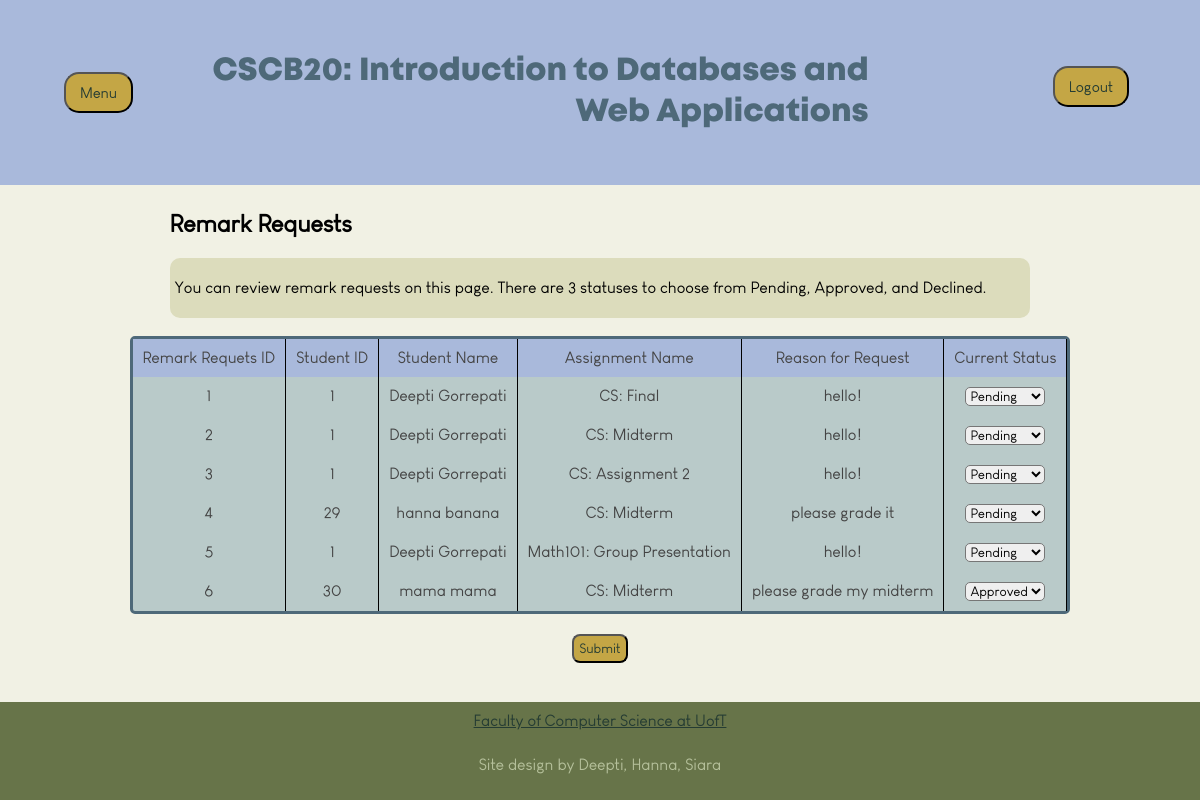
The page /viewremarkrequests (signed in) on the database its author committed.
### app.py (models this page shows)
class RemarkRequests(db.Model):
    __tablename__ = 'remarkrequests'
    remark_id = db.Column(db.Integer, primary_key=True, autoincrement=True)
    assessment_id = db.Column(db.Integer, ForeignKey('assessments.assessment_id'), nullable=False)
    user_id = db.Column(db.Integer, ForeignKey('users.user_id'), nullable=False)
    status = db.Column(db.Integer, nullable=False, default=0)
    remark_reason = db.Column(db.String(500), nullable=True)
    remark_to_user = relationship("User", backref='remarkrequests')
    remark_to_assessment = relationship("Assessment", backref='remarkrequests')

class User(db.Model):
    __tablename__ = 'users'
    user_id = db.Column(db.Integer, primary_key=True, autoincrement=True)
    username = db.Column(db.String(100), nullable=False, unique=True)
    email = db.Column(db.String(100), nullable=False, unique=True)
    password = db.Column(db.String(100), nullable=False)
    first_name = Column(db.String(100))
    last_name = Column(db.String(100))
    user_type = Column(db.Integer, nullable=False)
    instr_feedback = relationship("Feedback", back_populates="instr_to_feedback")

class Assessment(db.Model):
    __tablename__ = 'assessments'
    assessment_id = db.Column(db.Integer, primary_key=True)
    name = db.Column(db.String, nullable=False)
    type = db.Column(db.String, nullable=False)
    details = db.Column(db.String)
    instructor_id = db.Column(db.Integer, ForeignKey('users.user_id'), nullable=False)

### app.py (the view, shortened to what this page needs)
@app.route('/viewremarkrequests', methods=['GET', 'POST'])
def viewremarkrequests():
    username = session.get('name')
    user = User.query.filter_by(username=username).first()
    feedbacks = Feedback.query.all()
    requests = db.session.query(RemarkRequests).join(User, User.user_id == RemarkRequests.user_id).all()
    return render_template('viewremarkrequests.html', requests=requests, user=user)

### templates/viewremarkrequests.html (shortened to what this page needs)
<!DOCTYPE html>
<html>
    <head>
        <link rel="stylesheet" href="{{ url_for('static', filename='css/index.css') }}">
    </head>
    <body>
        <header class="header">
            <div class="dropdown">
                <button class="dropbutton">Menu</button>
            </div>
            <h1 class="headertext">CSCB20: Introduction to Databases and Web Applications</h1>
            <form method="POST" action="{{ url_for('logout') }}">
                <div class="logout">
                    <button type="submit" class = "dropbutton" name="logout"
                    style=" align-self:center; float:left;">Logout</button>
                </div>
            </form>
        </header>
        <main class="content">
            <h2>Remark Requests</h2>
            <div style="padding: 5px;" class="homeblurbs">
                <p>You can review remark requests on this page. There are 3 statuses to choose from Pending, Approved, and Declined.</p>
            </div> <br>
            <form method='POST'>
                <div class="viewremarkrequestgrid">
                    <div class="cellheader">Remark Requets ID</div>
                    <div class="cellheader">Student ID</div>
                    <div class="cellheader">Student Name</div>
                    <div class="cellheader">Assignment Name</div>
                    <div class="cellheader">Reason for Request</div>
                    <div class="cellheader">Current Status</div>
                    {% for request in requests %}
                    <div class="cell">{{ request.remark_id }}</div>
                    <div class="cell">{{ request.remark_to_user.user_id }}</div>
                    <div class="cell">{{ request.remark_to_user.first_name + " " + request.remark_to_user.last_name }}</div>
                    <div class="cell">{{ request.remark_to_assessment.name }}</div>
                    <div class="cell">{{ request.remark_reason }}</div>
                    <div class="cell">
                        <select style="border-radius: 5px;" name="reviewed_{{ request.remark_id }}">
                            <option value="0" {% if request.status == 0 %} selected {% endif %}>Pending</option>
                            <option value="2" {% if request.status == 2 %} selected {% endif %}>Approved</option>
                        </select>
                    </div>
                    {% endfor %}
                </div>
                <div class="btn-group" style='padding-top: 20px'>
                    <button class="button" type="submit" style="padding: 5px">Submit</button>
                </div>
            </form>
        </main>
        <footer class="footer">
                <div>
                    <a class="link" href="https://www.utsc.utoronto.ca/cms/computer-science" target="_blank" rel="noopener noreferrer">Faculty of Computer Science at UofT</a>
                </div>
                <p>Site design by Deepti, Hanna, Siara</p>
        </footer>
</body>
</html>

### static/css/index.css (style rules this page uses)
* { font-family: Mont; src: url('fonts/Louis George Cafe.ttf'); }
body { display: flex; flex-direction: column; background-color: #F1F1E4; padding: 0; margin: 0; min-height: 100vh; justify-content: flex-start; align-items: center; }
select { font-family: Mont; src: url(Louis\ George\ Cafe.ttf); }
option { font-family: Mont; src: url(Louis\ George\ Cafe.ttf); }
.header { display: flex; flex-direction: row; background-color: #A9B9DB; width: 100%; position: fixed; top: 0; flex-grow: 1; z-index: 100; padding: 30px; text-align: center; }
.headertext { font-family: MontBold; flex-grow: 1; text-align: right; padding-right: 15%; align-items: center; justify-content: center; color: #4E6979; }
.content { flex-grow: 1; padding-top: 190px; }
.footer { display: flex; flex-direction: column; background-color: #677449; width: 100%; bottom: 0; text-align: center; padding: 10px; gap: 10px; margin-top: 20px; color:#B5C09B; }
h2 { padding-left: 40px; }
.link { color: #253C33; }
.homeblurbs { background-color: #DCDCBC; padding: 15px; border-radius: 10px; margin-right: 40px; margin-left: 40px; }
.viewremarkrequestgrid { border-radius: 5px; display: grid; grid-template-columns: repeat(6, auto); background-color: #B9CAC9; color: #444; max-width: 1200px; border: 3px solid #4E6979; }
.cellheader { flex: 1; background-color: #A9B9DB; padding: 10px; text-align: center; border-right: 1px solid black; }
.cell { flex: 1; padding: 10px; text-align: center; max-width: 600px; border-right: 1px solid black; }
.button { color: #253C33; background-color:#C4A645; font-family: Mont; border-radius: 8px; cursor: pointer; }
form { color: black; font-family: Arial, Helvetica, sans-serif; font-size: 100%; }
.btn-group { text-align: center; }
.dropbutton { background-color:#C4A645; color: #253C33; margin: 0.25rem; padding: 10px; font-size: 15px; border-radius: 15px; height: auto; top: 50%; width: 100%; text-align: center; }
.dropdown { display: inline-block; padding-left: 5%; margin-right: 5%; align-self: center; }
.logout { margin-right:75px; margin-top: 32px; float:left; }

### rows shown on the page
RemarkRequests: remark_id "1", remark_to_user.user_id "1", remark_to_user "Deepti Gorrepati", remark_to_assessment.name "CS: Final", remark_reason "hello!", status+remark_id "Pending"
RemarkRequests: remark_id "2", remark_to_user.user_id "1", remark_to_user "Deepti Gorrepati", remark_to_assessment.name "CS: Midterm", remark_reason "hello!", status+remark_id "Pending"
RemarkRequests: remark_id "3", remark_to_user.user_id "1", remark_to_user "Deepti Gorrepati", remark_to_assessment.name "CS: Assignment 2", remark_reason "hello!", status+remark_id "Pending"
RemarkRequests: remark_id "4", remark_to_user.user_id "29", remark_to_user "hanna banana", remark_to_assessment.name "CS: Midterm", remark_reason "please grade it", status+remark_id "Pending"
RemarkRequests: remark_id "5", remark_to_user.user_id "1", remark_to_user "Deepti Gorrepati", remark_to_assessment.name "Math101: Group Presentation", remark_reason "hello!", status+remark_id "Pending"
RemarkRequests: remark_id "6", remark_to_user.user_id "30", remark_to_user "mama mama", remark_to_assessment.name "CS: Midterm", remark_reason "please grade my midterm", status+remark_id "Approved"
